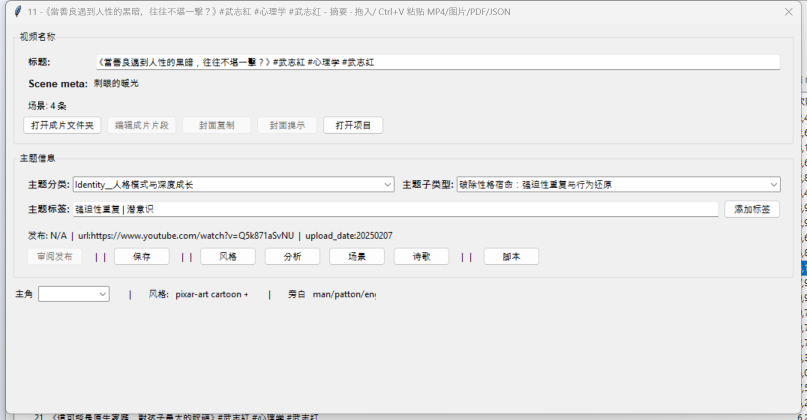
#> input picture hermes/detail_now.png, 1614 x 839 px, found by its file name (shown at 1/2 size)
$ python _dbg_edges.py
#> lines starting #> are read from the running program, lines starting #| are printed output that depends on the picture; after the words box and inside, x2 and y2 are one past the last pixel; in counts of white or black regions, pixels touching at a corner belong together
import numpy as np, cv2, os
from PIL import Image

png = r"D:\AIComposer\hermes\detail_now.png"
im = cv2.imread(png)
#> im is the input picture: shape (839, 1614, 3); mean B, G, R 235.9, 235.8, 235.8
H, W = im.shape[:2]
#> H = 839; W = 1614
print("image size", W, H)
#| image size 1614 839

gray = cv2.cvtColor(im, cv2.COLOR_BGR2GRAY)
print("gray stats min/max/mean", int(gray.min()), int(gray.max()), round(float(gray.mean()),1))
#| gray stats min/max/mean 0 255 235.8
# histogram of gray to see if mostly uniform (flat UI)
hist = cv2.calcHist([gray],[0],None,[16],[0,256]).flatten()
#> hist = [1091, 897, 2985, 1483, 2123, 2143, 2541, 4893, 5763, 13633, 9605, 8294, 20768, 31202, 40551, 1206174]
for i,v in enumerate(hist):
    print(f"  bin {i*16:3d}-{i*16+15:3d}: {int(v)}")
#> this loop made 16 passes
#> v on passes 1 to 12: 1091, 897, 2985, 1483, 2123, 2143, 2541, 4893, 5763, 13633, 9605, 8294
#|   bin   0- 15: 1091
#|   bin  16- 31: 897
#|   bin  32- 47: 2985
#|   bin  48- 63: 1483
#|   bin  64- 79: 2123
#|   bin  80- 95: 2143
#|   bin  96-111: 2541
#|   bin 112-127: 4893
#> (further printed lines are left out)

def edge_buttons(png_path, ymin, ymax, canny=(20,120), wmin=40, wmax=260, hmin=14, hmax=60):
#> called with png_path = 'D:\\AIComposer\\hermes\\detail_now.png', ymin = 0, ymax = 839, canny = (20, 120), wmin = 40, wmax = 260, hmin = 14, hmax = 60
    im = cv2.imread(png_path)
    H, W = im.shape[:2]
#> H = 839; W = 1614
    ymin = max(0, ymin); ymax = min(H, ymax)
#> after `ymax = min(H, ymax)`: ymax = 839
    roi = im[ymin:ymax, :]
    gray = cv2.cvtColor(roi, cv2.COLOR_BGR2GRAY)
    edges = cv2.dilate(cv2.Canny(gray, *canny), np.ones((3,3), np.uint8))
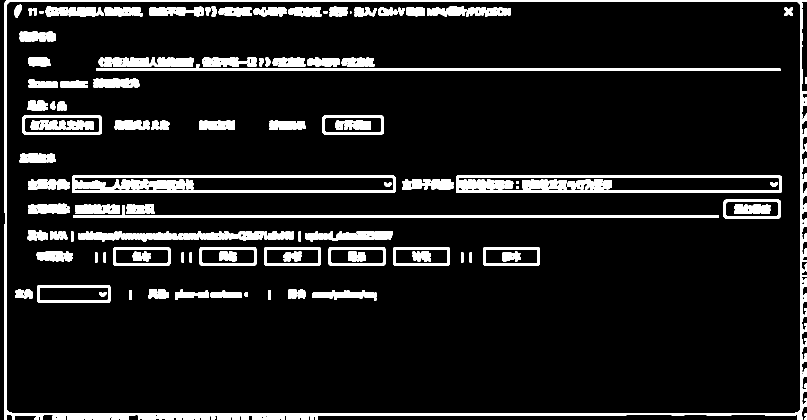
#> edges: shape (839, 1614) (shown at 1/2 size); 10.4% white; 124 white regions (1 under 20 px)
    cnts, _ = cv2.findContours(edges, cv2.RETR_EXTERNAL, cv2.CHAIN_APPROX_SIMPLE)
#> cnts = 13 contours, 5 with area under 20; largest, box (x1, y1, x2, y2) and area: (8, 0, 1614, 839) 1328199, (1608, 677, 1614, 694) 50, (1608, 647, 1614, 664) 50, (1608, 617, 1614, 634) 50, (1609, 287, 1614, 303) 38, (1609, 527, 1614, 544) 37, (1608, 767, 1614, 777) 36, (1610, 154, 1614, 167) 36
    out = []
    for c in cnts:
        x, y, w, h = cv2.boundingRect(c)
        if wmin < w < wmax and hmin < h < hmax:
            out.append((x + w//2, ymin + y + h//2, w, h))
#> this loop made 13 passes
#> (x, y, w, h) on passes 1, 4, 7, 8, 9, 10, 11, 13: (1609, 833, 5, 6), (1608, 767, 6, 10), (1608, 677, 6, 17), (1608, 647, 6, 17), (1608, 617, 6, 17), (1609, 527, 5, 17), (1609, 287, 5, 16), (8, 0, 1606, 839)
#> (c, x, y, w, h) on passes 2, 3, 5, 6, 12: ([[1609, 827], [1609, 831], [1613, 831], [1613, 827]], 1609, 827, 5, 5), ([[1609, 797], [1609, 801], [1613, 801], [1613, 797]], 1609, 797, 5, 5), ([[1609, 713], [1609, 717], [1613, 717], [1613, 713]], 1609, 713, 5, 5), ([[1609, 707], [1609, 711], [1613, 711], [1613, 707]], 1609, 707, 5, 5), ([[1610, 154], [1610, 166], [1613, 166], [1613, 154]], 1610, 154, 4, 13)
#> after the loop, out = []
    return out

allc = edge_buttons(png, 0, H)
#> allc = []
print("\n=== candidates (full) count:", len(allc))
#| === candidates (full) count: 0
for cx, cy, w, h in sorted(allc, key=lambda t:(t[1],t[0])):
    print(f"  ({cx:4d},{cy:4d}) size=({w}x{h})")
#> this loop made 0 passes

from collections import defaultdict
rows = defaultdict(list)
for cx, cy, w, h in allc:
    rows[round(cy/6)*6].append((cx, cy, w, h))
print("\n=== rows ===")
for y in sorted(rows):
    print(f"  y~{y}: x={[c[0] for c in rows[y]]}")

# save a debug canny of the lower band
roi = im[520:640,:]
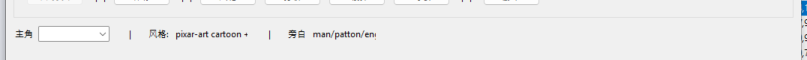
#> roi: shape (120, 1614, 3) (shown at 1/2 size); mean B, G, R 237.3, 237.1, 237
cv2.imwrite(r"D:\AIComposer\hermes\_dbg_canny.png", cv2.dilate(cv2.Canny(cv2.cvtColor(roi,cv2.COLOR_BGR2GRAY),20,120),np.ones((3,3),np.uint8)))
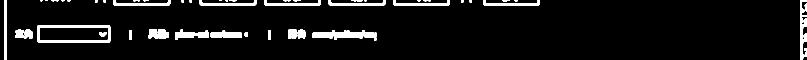
#> saved as _dbg_canny.png: shape (120, 1614) (shown at 1/2 size); 6.7% white; 50 white regions (15 under 20 px), largest, box (x1, y1, x2, y2) and area: (75, 50, 221, 85) 1703, (625, 60, 753, 81) 1583, (1600, 0, 1614, 120) 901
print("saved debug canny")
